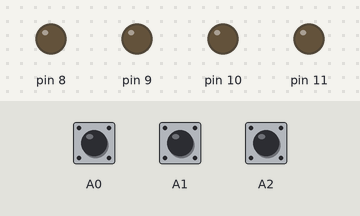
This sketch was run on a simulated Arduino Uno, built with avr-gcc and run on an emulated ATmega328P. Parts: output pins drawn as LEDs (lit = HIGH). The inputs (shaded band) are chosen by the test bench; at power-on: A0 HIGH, A1 HIGH, A2 HIGH.

Above: at 1.2 s.
1.3 s: A0 pulled LOW for 0.15 s
At 1.7 s:
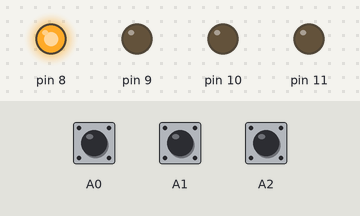
4.4 s: A0 pulled LOW for 1 s
At 6.7 s:
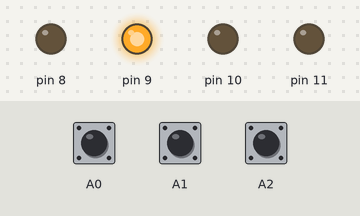
8.4 s: A0 pulled LOW for 3.2 s
At 11.7 s:
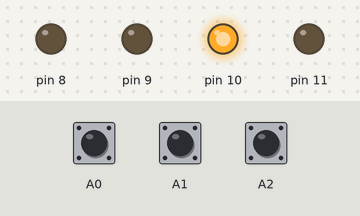
Timing chart, 0 to 14.3 s (numbered marks = the images above; inputs shaded):
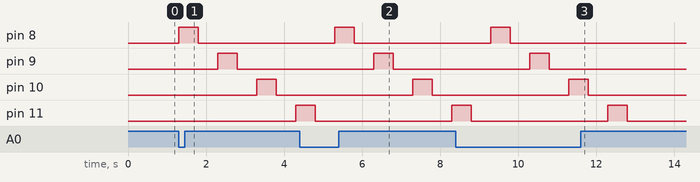

Measured:
- after the input at 1.3 s, pin 8: LOW → HIGH at once, → LOW 0.50 s later; pin 9: LOW → HIGH after 1.0 s, → LOW 0.50 s later; pin 10: LOW → HIGH after 2.0 s, → LOW 0.50 s later; pin 11: LOW → HIGH after 3.0 s
- after the input at 4.4 s, pin 8: LOW → HIGH after 0.90 s, → LOW 0.50 s later; pin 9: LOW → HIGH after 1.9 s, → LOW 0.50 s later; pin 10: LOW → HIGH after 2.9 s, → LOW 0.50 s later
- after the input at 8.4 s, pin 8: LOW → HIGH after 0.90 s, → LOW 0.50 s later; pin 9: LOW → HIGH after 1.9 s, → LOW 0.50 s later; pin 10: LOW → HIGH after 2.9 s, → LOW 0.50 s later

The sketch:

mikro3.2.ino
```cpp
void setup() {
  // put your setup code here, to run once:
DDRB=0b1111;
DDRC=0b0000;
PORTC=0b1111;
}

void loop()
{
   if(digitalRead(A0)==LOW)
    {
      forward();
    }

   if(digitalRead(A1)==LOW)
     {
       reverse();
     }

   if(digitalRead(A2)==LOW)
     {
      reset();
     }
}

void reset()
{
  if(digitalRead(A2)==LOW)
     {
       PORTB = 0;
     }
}

void reverse()
{
 for(int b=11; b>7; b--)
    {
      digitalWrite(b,HIGH);
      delay(500);
      digitalWrite(b,LOW);
      delay(500);
    }
}

void forward()
{
   for(int b=8; b<12; b++)
    {
      digitalWrite(b,HIGH);
      delay(500);
      digitalWrite(b,LOW);
      delay(500);
    }
}
```
